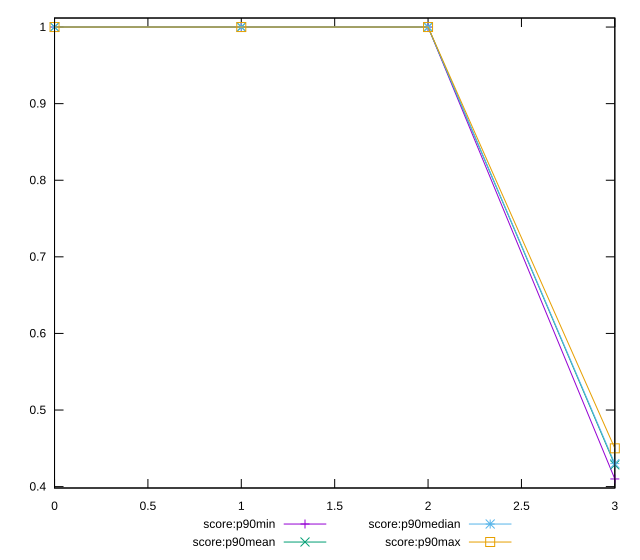

Here is the gnuplot script that generated this plot:
reset

$scoreP90Min <<EOF
0 1
1 1
2 1
3 0.41
EOF

$scoreP90Mean <<EOF
0 1
1 1
2 1
3 0.42840425531914883
EOF

$scoreP90Median <<EOF
0 1
1 1
2 1
3 0.43
EOF

$scoreP90Max <<EOF
0 1
1 1
2 1
3 0.45
EOF

set key outside below
set xrange [0:3]
set yrange [0.3982:1.0118]
set trange [0.3982:1.0118]
set terminal svg size 640, 560 enhanced background rgb 'white'
set output "reports/report_00030_2021-02-24T20-42-31.540Z/first-cpu-idle/progression/score.svg"

plot $scoreP90Min title "score:p90min" with linespoints, \
     $scoreP90Mean title "score:p90mean" with linespoints, \
     $scoreP90Median title "score:p90median" with linespoints, \
     $scoreP90Max title "score:p90max" with linespoints

reset
